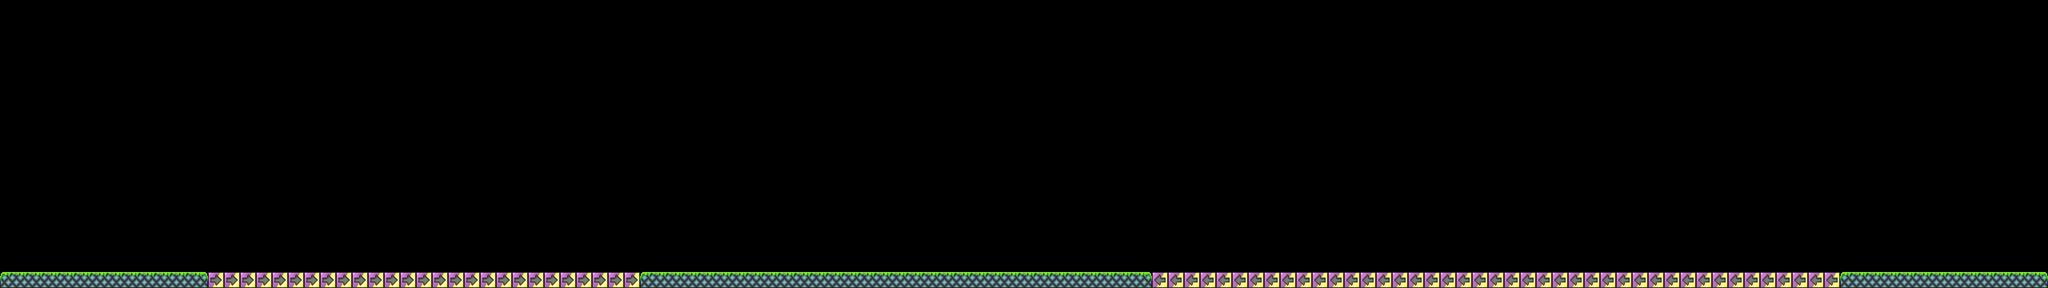

This is a level from a 2D game, rendered from its Tiled map with the project's own tilesets. A one-line summary and the map file follow, with tile-layer data summarised:
An orthogonal 128x18 tile map with 60x60 px tiles, 2 tile layers (foreground, background) and 8 objects (2x boostEntity, warpEntity, mainPlayer).

<map version="1.8" tiledversion="1.8.6" orientation="orthogonal" renderorder="right-down" width="128" height="18" tilewidth="60" tileheight="60" infinite="0" nextlayerid="25" nextobjectid="24">
 <tileset firstgid="1" source="main_tileset.tsx" />
 <objectgroup id="24" name="phonebooth">
  <object id="16" name="warpEntity" x="16" y="762" width="117" height="255">
   <properties>
    <property name="frameheight" value="255" />
    <property name="framewidth" value="117" />
    <property name="to" value="area01" />
   </properties>
  </object>
 </objectgroup>
 <layer id="1" name="foreground" width="128" height="18">
  <data>[2304 cells, 128 non-empty, 5 distinct tile ids]</data>
 </layer>
 <layer id="5" name="background" width="128" height="18">
  <data>[2304 cells, 0 non-empty, 0 distinct tile ids]</data>
 </layer>
 <objectgroup id="6" name="collision">
  <object id="4" x="1.33333" y="1020" width="778.667" height="58.6667" />
  <object id="8" x="2" y="662" height="360" />
  <object id="20" x="2400" y="1020" width="1920" height="60" />
  <object id="21" x="6900" y="1020" width="778.667" height="58.6667" />
  <object id="22" name="boostEntity" x="780" y="1020" width="1620" height="60">
   <properties>
    <property name="dir" value="right" />
    <property name="offTile" value="27" />
    <property name="onTile" value="31" />
   </properties>
  </object>
  <object id="23" name="boostEntity" x="4320" y="1020" width="2580" height="60">
   <properties>
    <property name="dir" value="left" />
    <property name="offTile" value="27" />
    <property name="onTile" value="31" />
   </properties>
  </object>
 </objectgroup>
 <objectgroup id="2" name="player">
  <object id="19" name="mainPlayer" x="224" y="853.333" width="60" height="162">
   <properties>
    <property name="frameheight" value="162" />
    <property name="framewidth" value="99" />
   </properties>
  </object>
 </objectgroup>
</map>
